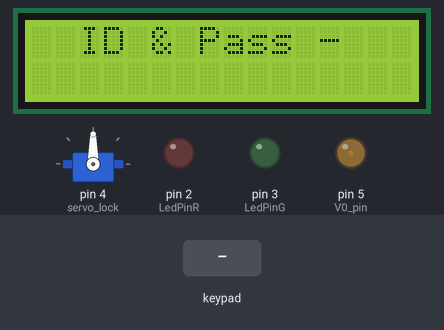
The sketch below on a simulated Arduino Uno, built with avr-gcc and run on an emulated ATmega328P. Parts: 16×2 character LCD, servo, output pins drawn as LEDs (lit = HIGH). Inputs (shaded band) come from the test bench.

Above: at 5.2 s.
5.3 s: keypad keys A B C D = pressed 0.4 s apart
At 7.8 s:
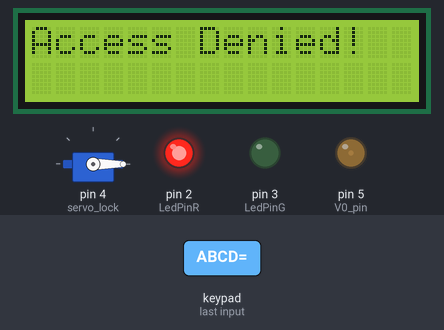
8.8 s: key '1' pressed
At 10.9 s:
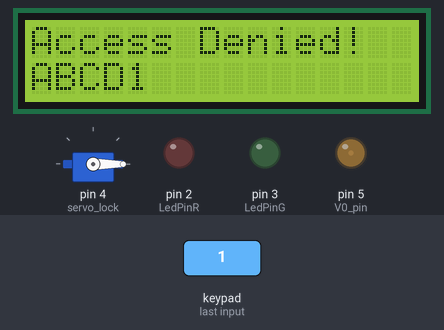
11.4 s: keypad keys A B C D A pressed 0.4 s apart
At 14.4 s:
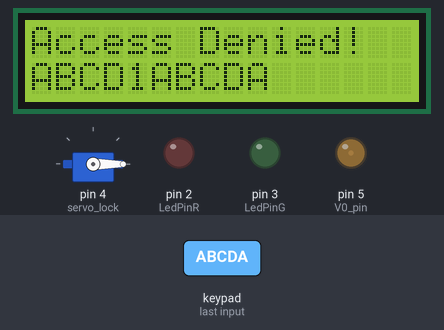
14.9 s: keypad keys A B C D D pressed 0.4 s apart
At 17.1 s:
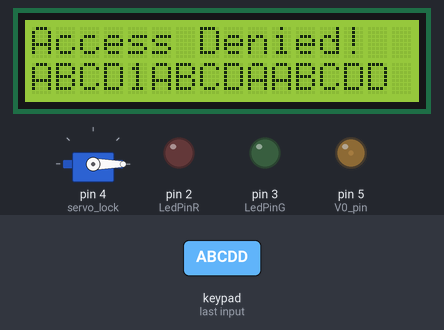
18.4 s: key 'A' pressed
At 19.6 s:
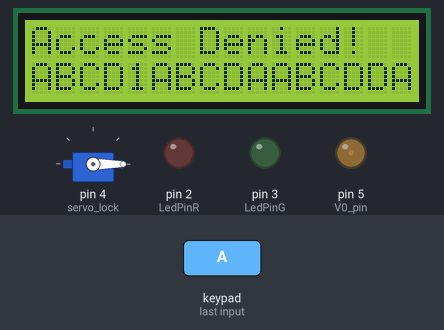
19.9 s: key ',' pressed
At 20.9 s:
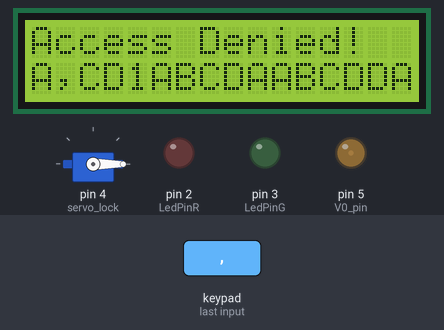
Timing chart, 0 to 22.4 s (numbered marks = the images above; inputs shaded):
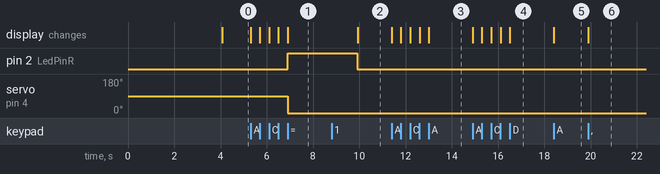

The sketch:

Security_System.ino
```cpp
#include <Keypad.h>
#include <LiquidCrystal.h>
#include <Servo.h>

Servo servo_lock;

int contrast = 20;
LiquidCrystal lcd(A0, A1, A2, A3, A4, A5);
int V0_pin = 5;

const int LedPinG = 3;
const int LedPinR = 2;

const byte ROWS = 4;
const byte COLS = 4;
char keys [ROWS][COLS] =
{
  {'1', '2', '3', 'A'}, // here '*' stands for ','
  {'4', '5', '6', 'B'},
  {'7', '8', '9', 'C'},
  {',', '0', '=', 'D'}  // '#' is used as '='
};
byte rowPins[ROWS] = {13, 12, 11, 10};
byte colPins[COLS] = {9, 8, 7, 6};
Keypad keypad = Keypad( makeKeymap(keys), rowPins, colPins, ROWS, COLS );

boolean init_state = false;
boolean state = false;
boolean ultra;
boolean final_state = true;
String ID, pass;
boolean access;
char separator; // stores the ','

char identity [4] = "ABCD";
String default_pass = "123456";

void setup()
{
  analogWrite(V0_pin, contrast);
  pinMode(LedPinR, OUTPUT);
  pinMode(LedPinG, OUTPUT);
  lcd.begin(16, 2);
  lcd.setCursor(4, 0);
  lcd.print("Namaste!");
  lcd.setCursor(0, 1);
  lcd.print("The Secure Space");
  delay(4000);
  lcd.clear();
  lcd.setCursor(2, 0);
  lcd.print("ID & Pass - ");
  servo_lock.attach(4);
}

// NO_KEY states that no key has been pressed.

void loop()
{
  char key = keypad.getKey();
  if (key != NO_KEY && (key == '1'|| key == '2'|| key == '3'|| key == '4'|| key == '5'|| key == '6'|| key == '7'|| key == '8'|| key == '9'|| key == '0'|| key == 'A'|| key == 'B'|| key == 'C'|| key == 'D'))
  {
    if (init_state != true)
    {
      ID = ID + key;
      float ID_length = ID.length();
      lcd.setCursor(0, 1);
      lcd.print(ID);
    }
    else
    {
      pass = pass + key;
      float pass_length = pass.length();
      lcd.setCursor(2, 1);
      lcd.print(pass);
      final_state = true;
    }
  }

  else if (state == false && key != NO_KEY && (key == ','))
  {
    init_state = true;
    separator = key;
    lcd.setCursor(1, 1);
    lcd.print(separator);
  }

// To check the PIN entered

  else if (final_state == true && key != NO_KEY && key == '=')
  {
    /*
    for(int i; i < 4; i++)
    {
      if (ID == identity[i])
      {
        access = true;
      }
      else if(ID != identity[i])
      {
        access = false;
      }
    }
    */

    if (pass == default_pass)
    {
      lcd.clear();
      lcd.setCursor(0,0);
      lcd.print("Access Granted!");
      digitalWrite(LedPinG, HIGH);
      servo_lock.write(180);
      digitalWrite(LedPinR, LOW);

    }
    else
    {
      lcd.clear();
      lcd.setCursor(0,0);
      lcd.print("Access Denied!");
      digitalWrite(LedPinG, LOW);
      servo_lock.write(0);
      digitalWrite(LedPinR, HIGH);
      delay(3000);
      digitalWrite(LedPinR, LOW);
    }
}
}
```

Measured:
- after the input at 5.3 s, pin 2 (LedPinR): LOW → HIGH after 1.6 s; servo on pin 4 (servo_lock): 90° → 0° after 1.6 s; the display: first changes at once (image 1 shows a later state)
- after the input at 8.8 s, the display: changes after 1.1 s (image 2)
- after the input at 11.4 s, the display: first changes at once (image 3 shows a later state)
- after the input at 14.9 s, the display: first changes at once (image 4 shows a later state)
- after the input at 18.4 s, the display: changes at once (image 5)
- after the input at 19.9 s, the display: changes at once (image 6)
